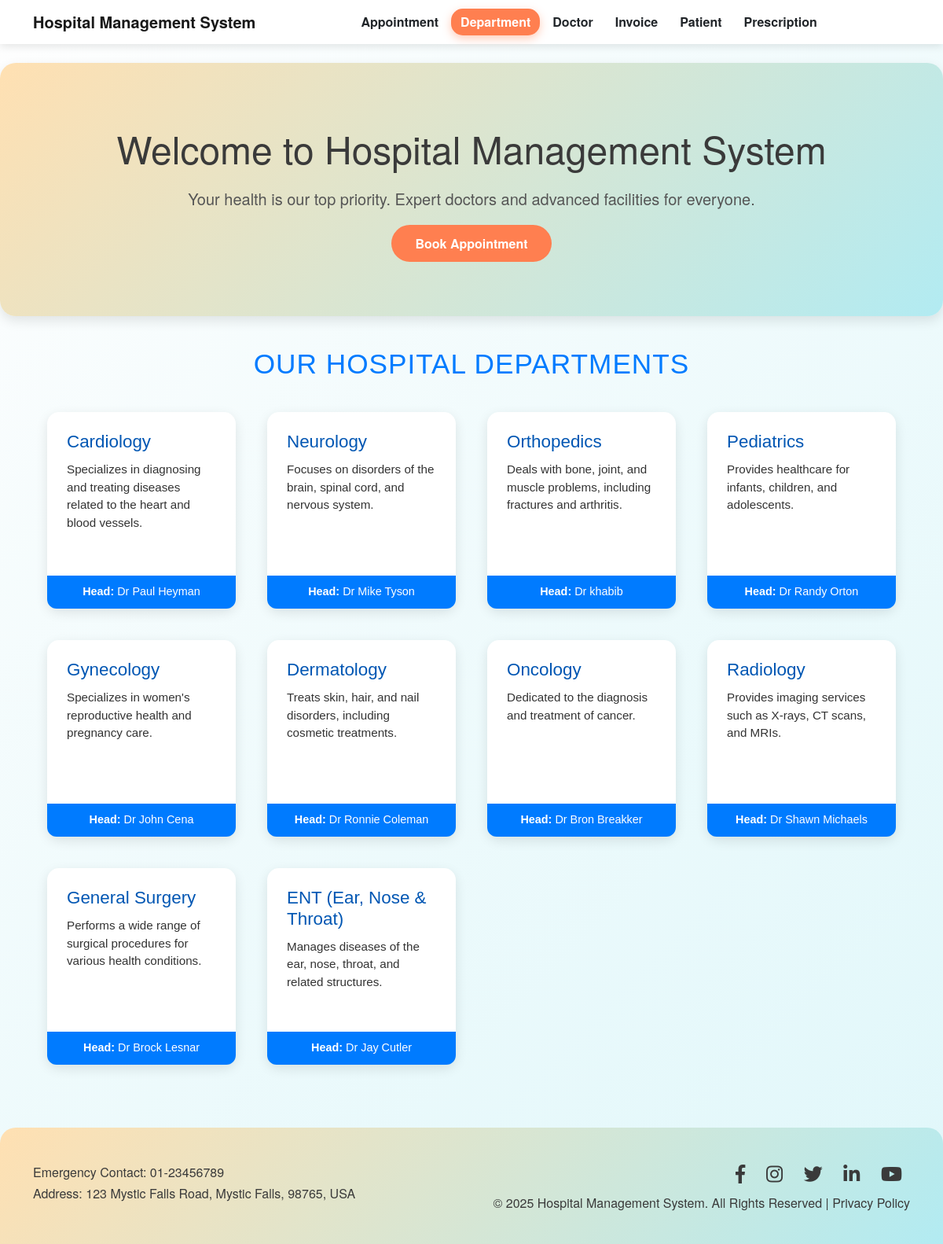
Screenshot of /department with the database file from the repository.
### hospital/models.py (models this page shows, shortened)
class Department(models.Model):
    name = models.CharField(max_length=100)
    description = models.TextField()
    head_of_department = models.CharField(max_length=100)

### hospital/views.py (the view)
# urls.py: path('department',views.department,name='department'),
def department(request):
    departments = Department.objects.all()
    return render(request, 'department.html', {'departments': departments})

### templates/department.html (shortened to what this page needs)
{% extends 'dummy_base.html' %}
{% block content %}
<div class="dept-container">
    <h1 class="dept-title">Our Hospital Departments</h1>
    <div class="dept-grid">
        {% for dept in departments %}
        <div class="dept-card-wrapper">
            <div class="dept-card">
                <div class="dept-header">
                    <h2>{{ dept.name }}</h2>
                </div>
                <p class="dept-description">{{ dept.description }}</p>
                <div class="dept-hod"><strong>Head:</strong> {{ dept.head_of_department }}</div>
            </div>
        </div>
        {% empty %}
        <p class="no-data">No departments available.</p>
        {% endfor %}
    </div>
</div>
{% endblock %}

### templates/dummy_base.html (style rules this page uses)
body { padding-top: 80px; }
html, body { height: 100%; margin: 0; font-family: 'Helvetica Neue', Arial, sans-serif; background: linear-gradient(135deg, #fefefe, #e0f7fa); }
body { display: flex; flex-direction: column; min-height: 100vh; }

### templates/department.html (style rules this page uses)
.dept-container { width: 90%; max-width: 1200px; margin: 40px auto; text-align: center; font-family: "Poppins", sans-serif; }
.dept-title { font-size: 2.2rem; color: #007bff; margin-bottom: 40px; text-transform: uppercase; letter-spacing: 1px; }
.dept-grid { display: grid; grid-template-columns: repeat(auto-fit, minmax(250px, 1fr)); gap: 40px; }
.dept-card-wrapper { position: relative; border-radius: 18px; transition: all 0.3s ease; }
.dept-card-wrapper::before { content: ""; position: absolute; top: -6px; left: -6px; right: -6px; bottom: -6px; border-radius: 20px; background: linear-gradient( 60deg, #ff4ecd, #ff758c, #4facfe, #43e97b, #38f9d7 ); background-size: 400% 400%; filter: blur(16px); opacity: 0; z-index: 0; transition: opacity 0.4s ease; }
.dept-card { position: relative; background: #ffffff; border-radius: 15px; padding: 25px; box-shadow: 0 5px 15px rgba(0,0,0,0.1); transition: all 0.3s ease; display: flex; flex-direction: column; justify-content: space-between; text-align: left; min-height: 250px; z-index: 1; }
.dept-header h2 { color: #0056b3; font-size: 1.4rem; margin-bottom: 10px; }
.dept-description { color: #333; font-size: 0.95rem; line-height: 1.5; margin-bottom: 15px; flex-grow: 1; }
.dept-hod { font-size: 0.9rem; color: #fff; background: #007bff; padding: 10px 14px; border-radius: 0 0 12px 12px; text-align: center; margin: -25px; margin-top: 15px; }
@media (min-width: 1200px) { .dept-grid { grid-template-columns: repeat(4, 1fr); } }

### rows the page displays
Department: name "Cardiology", description "Specializes in diagnosing and treating diseases related to the heart and blood vessels.", head_of_department "Dr Paul Heyman"
Department: name "Neurology", description "Focuses on disorders of the brain, spinal cord, and nervous system.", head_of_department "Dr Mike Tyson"
Department: name "Orthopedics", description "Deals with bone, joint, and muscle problems, including fractures and arthritis.", head_of_department "Dr khabib"
Department: name "Pediatrics", description "Provides healthcare for infants, children, and adolescents.", head_of_department "Dr Randy Orton"
Department: name "Gynecology", description "Specializes in women's reproductive health and pregnancy care.", head_of_department "Dr John Cena"
Department: name "Dermatology", description "Treats skin, hair, and nail disorders, including cosmetic treatments.", head_of_department "Dr Ronnie Coleman"
Department: name "Oncology", description "Dedicated to the diagnosis and treatment of cancer.", head_of_department "Dr Bron Breakker"
Department: name "Radiology", description "Provides imaging services such as X-rays, CT scans, and MRIs.", head_of_department "Dr Shawn Michaels"
Department: name "General Surgery", description "Performs a wide range of surgical procedures for various health conditions.", head_of_department "Dr Brock Lesnar"
Department: name "ENT (Ear, Nose & Throat)", description "Manages diseases of the ear, nose, throat, and related structures.", head_of_department "Dr Jay Cutler"
